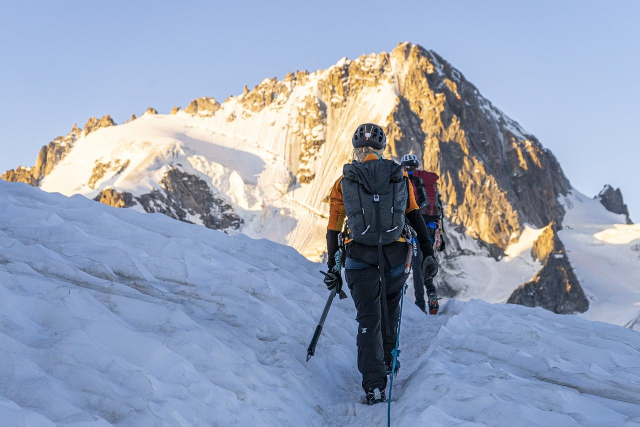
#> input picture image.jpg, 1280 x 853 px (shown at 1/2 size)
$ python main.py
#> lines starting #> are read from the running program, lines starting #| are printed output that depends on the picture
import cv2

source = "image.jpg"
destination = 'newImage.png'
scale_percent = 50
src = cv2.imread(source, cv2.IMREAD_UNCHANGED)
#> src is the input picture: shape (853, 1280, 3); mean B, G, R 182.9, 161.1, 149.9


new_width = int(src.shape[1] * scale_percent / 100)
#> new_width = 640
new_height = int(src.shape[0] * scale_percent / 100)
#> new_height = 426

output = cv2.resize(src, (new_width, new_height))
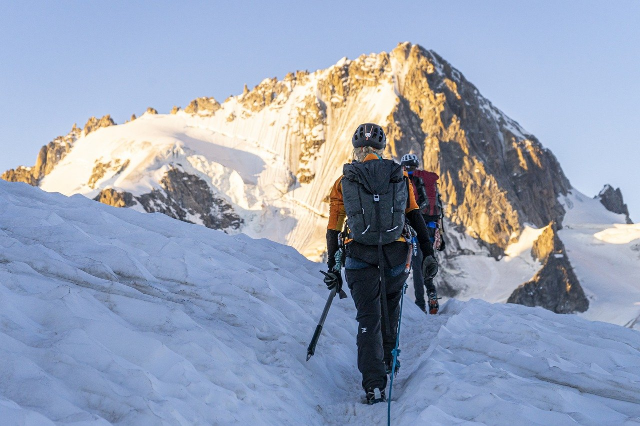
#> output: shape (426, 640, 3); mean B, G, R 182.8, 161, 149.7
cv2.imwrite(destination, output)
cv2.waitKey(0)
